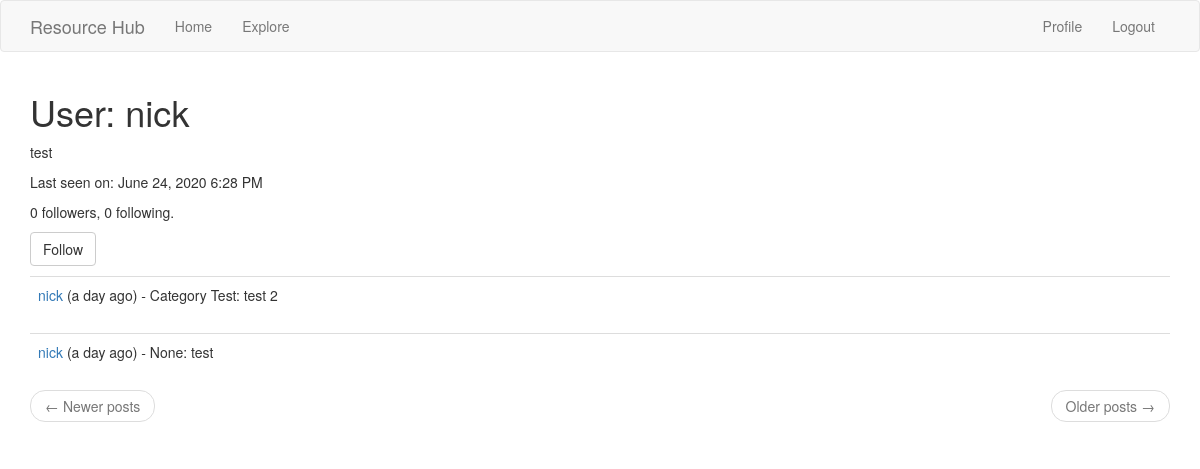
Page /user/nick (signed in) on the earlier database version.
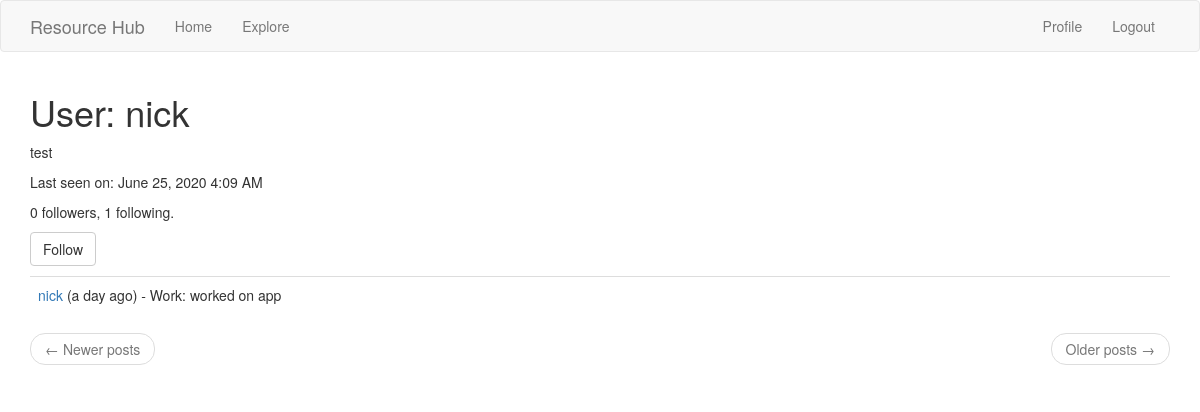
Same page on the later database version.
### app/models.py (models this page shows, shortened)
class PaginatedAPIMixin(object):
    @staticmethod
    def to_collection_dict(query, page, per_page, endpoint, **kwargs):
        resources = query.paginate(page, per_page, False)
        data = {
            'items': [item.to_dict() for item in resources.items],
            '_meta': {
                'page': page,
                'per_page': per_page,
                'total_pages': resources.pages,
                'total_items': resources.total
            },
            '_links': {
                'self': url_for(endpoint, page=page, per_page=per_page,
                                **kwargs),
                'next': url_for(endpoint, page=page + 1, per_page=per_page,
                                **kwargs) if resources.has_next else None,
                'prev': url_for(endpoint, page=page - 1, per_page=per_page,
                                **kwargs) if resources.has_prev else None
            }
        }
        return data

class User(UserMixin, PaginatedAPIMixin, db.Model):
    id = db.Column(db.Integer, primary_key=True)
    username = db.Column(db.String(64), index=True, unique=True)
    email = db.Column(db.String(120), index=True, unique=True)
    password_hash = db.Column(db.String(128))
    posts = db.relationship('Post', backref='author', lazy='dynamic')
    about_me = db.Column(db.String(140))
    last_seen = db.Column(db.DateTime, default=datetime.utcnow)
    token = db.Column(db.String(32), index=True, unique=True)
    token_expiration = db.Column(db.DateTime)
    followed = db.relationship(
        'User', secondary=followers,
        primaryjoin=(followers.c.follower_id == id),
        secondaryjoin=(followers.c.followed_id == id),
        backref=db.backref('followers', lazy='dynamic'), lazy='dynamic')
    def is_following(self, user):
        return self.followed.filter(
            followers.c.followed_id == user.id).count() > 0

class Post(db.Model):
    id = db.Column(db.Integer, primary_key=True)
    body = db.Column(db.String(140))
    category = db.Column(db.String(25), nullable=True)
    eventdate = db.Column(db.DateTime, default=datetime.utcnow)
    timestamp = db.Column(db.DateTime, index=True, default=datetime.utcnow)
    user_id = db.Column(db.Integer, db.ForeignKey('user.id'))
    image = db.Column(db.String(255), nullable = True)

### app/main/routes.py (the view)
@bp.route('/user/<username>')
@login_required
def user(username):
    user = User.query.filter_by(username=username).first_or_404()
    page = request.args.get('page', 1, type=int)
    posts = user.posts.order_by(Post.timestamp.desc()).paginate(
        page, current_app.config['POSTS_PER_PAGE'], False)
    next_url = url_for('main.user', username=user.username,
                       page=posts.next_num) if posts.has_next else None
    prev_url = url_for('main.user', username=user.username,
                       page=posts.prev_num) if posts.has_prev else None
    form = EmptyForm()
    return render_template('user.html', user=user, posts=posts.items,next_url=next_url, prev_url=prev_url, form=form)

### app/main/forms.py
class EmptyForm(FlaskForm):
    submit = SubmitField('Submit')

### app/main/routes.py (called while the page is built)
@bp.before_app_request
def before_request():
    if current_user.is_authenticated:
        current_user.last_seen = datetime.utcnow()
        db.session.commit()

### app/models.py (called while the page is built)
@login.user_loader
def load_user(id):
    return User.query.get(int(id))

### app/templates/user.html (shortened to what this page needs)
{% extends "base.html" %}
{% block app_content %}
    <td>
      <h1>User: {{ user.username }}</h1>
      {% if user.about_me %}<p>{{ user.about_me }}</p>{% endif %}
      {% if user.last_seen %}<p>Last seen on: {{ moment(user.last_seen).format('LLL') }}</p>{% endif %}
      <p>{{ user.followers.count() }} followers, {{ user.followed.count() }} following.</p>
      {% if user == current_user %}
      <p><a href="{{ url_for('main.edit_profile') }}">Edit your profile</a></p>
      {% elif not current_user.is_following(user) %}
                     <p>
                         <form action="{{ url_for('main.follow', username=user.username) }}" method="post">
                             {{ form.submit(value='Follow', class_='btn btn-default') }}
                         </form>
                     </p>
      {% endif %}
      {% for post in posts %}
          {% include '_post.html' %}
      {% endfor %}
      <nav aria-label="...">
          <ul class="pager">
              <li class="previous{% if not prev_url %} disabled{% endif %}">
                  <a href="{{ prev_url or '#' }}">
                      <span aria-hidden="true">←</span> Newer posts
                  </a>
              </li>
              <li class="next{% if not next_url %} disabled{% endif %}">
                  <a href="{{ next_url or '#' }}">
                      Older posts <span aria-hidden="true">→</span>
                  </a>
              </li>
          </ul>
      </nav>
{% endblock %}

### app/templates/_post.html (shortened to what this page needs)
<table class="table table-hover">
        <tr>
            <td>
            {{ user_link }} ({{ moment(post.eventdate).fromNow() }}) - {{post.category}}: {{ post.body }}
            </td>
        </tr>
    </table>

Differences in the rows shown:
removed Post: user_link "nick", eventdate "a day ago", category "Category Test", body "test 2"
removed Post: user_link "nick", eventdate "a day ago", category "None", body "test"
changed User "nick": last_seen "June 24, 2020 6:28 PM" → "June 25, 2020 4:09 AM"
added Post: user_link "nick", eventdate "a day ago", category "Work", body "worked on app"
Other differences:
{{ user.followed.count() }}: "0" → "1"
